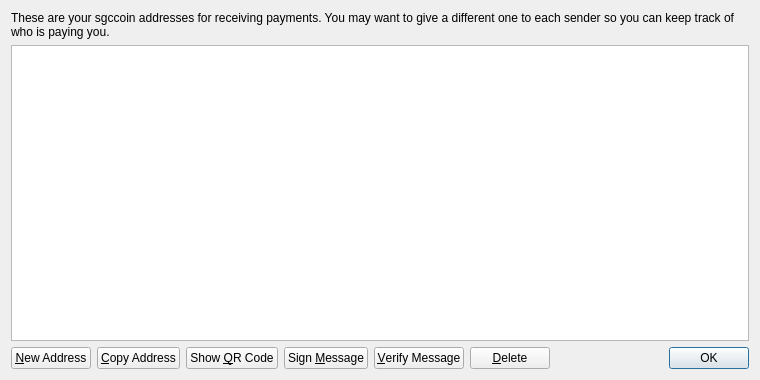
<?xml version="1.0" encoding="UTF-8"?>
<ui version="4.0">
 <class>AddressBookPage</class>
 <widget class="QWidget" name="AddressBookPage">
  <property name="geometry">
   <rect>
    <x>0</x>
    <y>0</y>
    <width>760</width>
    <height>380</height>
   </rect>
  </property>
  <property name="windowTitle">
   <string>Address Book</string>
  </property>
  <property name="styleSheet">
   <string notr="true">background-image: url(:/images/gr);</string>
  </property>
  <layout class="QVBoxLayout" name="verticalLayout">
   <item>
    <widget class="QLabel" name="labelExplanation">
     <property name="text">
      <string>These are your sgccoin addresses for receiving payments. You may want to give a different one to each sender so you can keep track of who is paying you.</string>
     </property>
     <property name="textFormat">
      <enum>Qt::PlainText</enum>
     </property>
     <property name="wordWrap">
      <bool>true</bool>
     </property>
    </widget>
   </item>
   <item>
    <widget class="QTableView" name="tableView">
     <property name="contextMenuPolicy">
      <enum>Qt::CustomContextMenu</enum>
     </property>
     <property name="toolTip">
      <string>Double-click to edit address or label</string>
     </property>
     <property name="tabKeyNavigation">
      <bool>false</bool>
     </property>
     <property name="alternatingRowColors">
      <bool>true</bool>
     </property>
     <property name="selectionMode">
      <enum>QAbstractItemView::SingleSelection</enum>
     </property>
     <property name="selectionBehavior">
      <enum>QAbstractItemView::SelectRows</enum>
     </property>
     <property name="sortingEnabled">
      <bool>true</bool>
     </property>
     <attribute name="verticalHeaderVisible">
      <bool>false</bool>
     </attribute>
    </widget>
   </item>
   <item>
    <layout class="QHBoxLayout" name="horizontalLayout">
     <item>
      <widget class="QPushButton" name="newAddressButton">
       <property name="toolTip">
        <string>Create a new address</string>
       </property>
       <property name="text">
        <string>&amp;New Address</string>
       </property>
       <property name="icon">
        <iconset resource="../bitcoin.qrc">
         <normaloff>:/icons/add</normaloff>:/icons/add</iconset>
       </property>
      </widget>
     </item>
     <item>
      <widget class="QPushButton" name="copyToClipboard">
       <property name="toolTip">
        <string>Copy the currently selected address to the system clipboard</string>
       </property>
       <property name="text">
        <string>&amp;Copy Address</string>
       </property>
       <property name="icon">
        <iconset resource="../bitcoin.qrc">
         <normaloff>:/icons/editcopy</normaloff>:/icons/editcopy</iconset>
       </property>
      </widget>
     </item>
     <item>
      <widget class="QPushButton" name="showQRCode">
       <property name="text">
        <string>Show &amp;QR Code</string>
       </property>
       <property name="icon">
        <iconset resource="../bitcoin.qrc">
         <normaloff>:/icons/qrcode</normaloff>:/icons/qrcode</iconset>
       </property>
      </widget>
     </item>
     <item>
      <widget class="QPushButton" name="signMessage">
       <property name="toolTip">
        <string>Sign a message to prove you own a sgccoin address</string>
       </property>
       <property name="text">
        <string>Sign &amp;Message</string>
       </property>
       <property name="icon">
        <iconset resource="../bitcoin.qrc">
         <normaloff>:/icons/edit</normaloff>:/icons/edit</iconset>
       </property>
      </widget>
     </item>
     <item>
      <widget class="QPushButton" name="verifyMessage">
       <property name="toolTip">
        <string>Verify a message to ensure it was signed with a specified sgccoin address</string>
       </property>
       <property name="text">
        <string>&amp;Verify Message</string>
       </property>
       <property name="icon">
        <iconset resource="../bitcoin.qrc">
         <normaloff>:/icons/transaction_0</normaloff>:/icons/transaction_0</iconset>
       </property>
      </widget>
     </item>
     <item>
      <widget class="QPushButton" name="deleteButton">
       <property name="toolTip">
        <string>Delete the currently selected address from the list</string>
       </property>
       <property name="text">
        <string>&amp;Delete</string>
       </property>
       <property name="icon">
        <iconset resource="../bitcoin.qrc">
         <normaloff>:/icons/remove</normaloff>:/icons/remove</iconset>
       </property>
      </widget>
     </item>
     <item>
      <spacer name="horizontalSpacer">
       <property name="orientation">
        <enum>Qt::Horizontal</enum>
       </property>
       <property name="sizeHint" stdset="0">
        <size>
         <width>40</width>
         <height>20</height>
        </size>
       </property>
      </spacer>
     </item>
     <item>
      <widget class="QDialogButtonBox" name="buttonBox">
       <property name="sizePolicy">
        <sizepolicy hsizetype="Maximum" vsizetype="Fixed">
         <horstretch>0</horstretch>
         <verstretch>0</verstretch>
        </sizepolicy>
       </property>
       <property name="standardButtons">
        <set>QDialogButtonBox::Ok</set>
       </property>
      </widget>
     </item>
    </layout>
   </item>
  </layout>
 </widget>
 <resources>
  <include location="../bitcoin.qrc"/>
 </resources>
 <connections/>
</ui>
